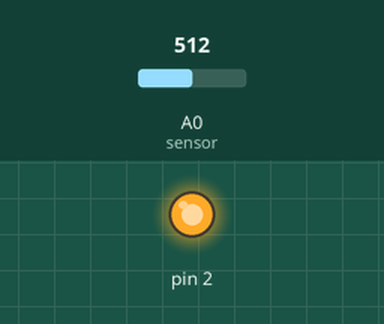
Bench run of a sketch on a simulated Arduino Uno, built with avr-gcc and run on an emulated ATmega328P. Shown: output pins drawn as LEDs (lit = HIGH). The test bench sets the inputs (shaded band); at power-on: A0 (sensor) = 512. What the sketch prints to the serial monitor is not drawn.

Above: at 0.1 s.
Timing chart, 0 to 1.6 s (numbered marks = the images above):
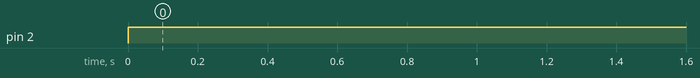

The sketch:

sharpIR.ino
```cpp
#define sensor A0 // Sharp IR GP2Y0A41SK0F (4-30cm, analog)

void setup() {
  Serial.begin(9600); // start the serial port
  pinMode(2,OUTPUT);
}

void loop() {
  digitalWrite(2,HIGH);
  // 5v
  float volts = analogRead(sensor)*0.0048828125;  // value from sensor * (5/1024)
  int distance = 13*pow(volts, -1); // worked out from datasheet graph
  delay(1000); // slow down serial port

  if (distance <= 30){
    Serial.println(distance);   // print the distance
  }
}
```

Measured:
- by itself, pin 2: LOW → HIGH at 0.00 s
